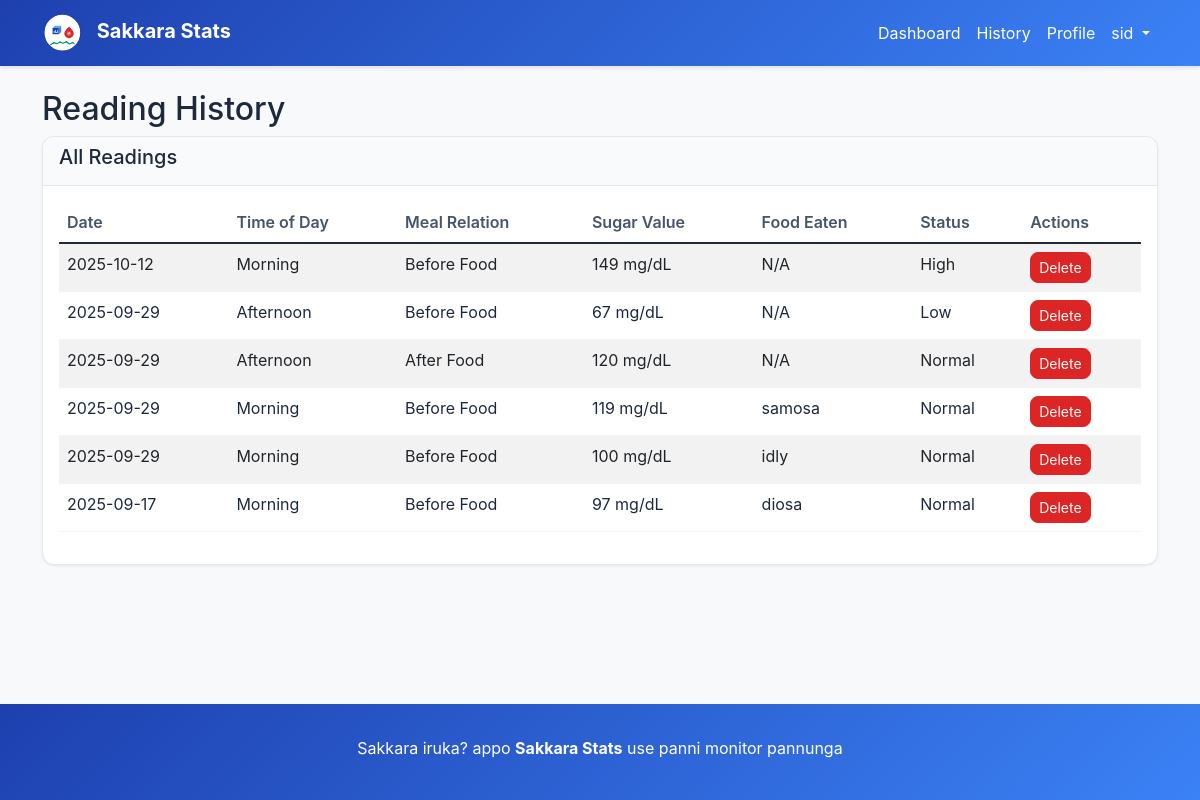
The app's page /history (signed in) with its own data.
### app.py (models this page shows)
class User(UserMixin, db.Model):
    id = db.Column(db.Integer, primary_key=True)
    email = db.Column(db.String(100), unique=True, nullable=False)
    name = db.Column(db.String(100), nullable=True)
    password_hash = db.Column(db.String(100), nullable=False)
    role = db.Column(db.String(20), default='user')
    is_active = db.Column(db.Boolean, default=True)
    before_food_min = db.Column(db.Integer, default=80)
    before_food_max = db.Column(db.Integer, default=130)
    after_food_min = db.Column(db.Integer, default=90)
    after_food_max = db.Column(db.Integer, default=180)
    readings = db.relationship('Reading', backref='user', lazy=True)

class Reading(db.Model):
    id = db.Column(db.Integer, primary_key=True)
    user_id = db.Column(db.Integer, db.ForeignKey('user.id'), nullable=False)
    date = db.Column(db.Date, nullable=False)
    time_of_day = db.Column(db.String(20), nullable=False)
    meal_relation = db.Column(db.String(20), nullable=False)
    sugar_value = db.Column(db.Integer, nullable=False)
    food_eaten = db.Column(db.Text)
    created_at = db.Column(db.DateTime, default=datetime.utcnow)

### app.py (the view)
@app.route('/history')
@login_required
def history():
    if current_user.role == 'admin':
        return redirect(url_for('manage_readings'))
    readings = Reading.query.filter_by(user_id=current_user.id).order_by(
        Reading.date.desc(), Reading.created_at.desc()).all()
    return render_template('history.html', readings=readings)

### app.py (called while the page is built)
@login_manager.user_loader
def load_user(user_id):
    return User.query.get(int(user_id))

### templates/history.html (shortened to what this page needs)
{% extends "base.html" %}
{% block content %}
<div class="row">
    <div class="col-md-12">
        <h2>Reading History</h2>
    </div>
</div>
<div class="row">
    <div class="col-md-12">
        <div class="card">
            <div class="card-header">
                <h5>All Readings</h5>
            </div>
            <div class="card-body">
                {% if readings %}
                <div class="table-responsive">
                    <table class="table table-striped">
                        <thead>
                            <tr>
                                <th>Date</th>
                                <th>Time of Day</th>
                                <th>Meal Relation</th>
                                <th>Sugar Value</th>
                                <th>Food Eaten</th>
                                <th>Status</th>
                                <th>Actions</th>
                            </tr>
                        </thead>
                        <tbody>
                            {% for reading in readings %}
                            <tr>
                                <td>{{ reading.date.strftime('%Y-%m-%d') }}</td>
                                <td>{{ reading.time_of_day }}</td>
                                <td>{{ reading.meal_relation }}</td>
                                <td>{{ reading.sugar_value }} mg/dL</td>
                                <td>{{ reading.food_eaten or 'N/A' }}</td>
                                <td>
                                    {% if reading.meal_relation == 'Before Food' %}
                                        {% if reading.sugar_value >= current_user.before_food_min and reading.sugar_value <= current_user.before_food_max %}
                                            Normal
                                        {% elif reading.sugar_value > current_user.before_food_max %}
                                            High
                                        {% else %}
                                            Low
                                        {% endif %}
                                    {% else %}
                                        {% if reading.sugar_value >= current_user.after_food_min and reading.sugar_value <= current_user.after_food_max %}
                                            Normal
                                        {% elif reading.sugar_value > current_user.after_food_max %}
                                            High
                                        {% else %}
                                            Low
                                        {% endif %}
                                    {% endif %}
                                </td>
                                <td>
                                    <a href="{{ url_for('delete_reading', reading_id=reading.id) }}"
                                       class="btn btn-sm btn-danger"
                                       onclick="return confirm('Are you sure you want to delete this reading?')">
                                        Delete
                                    </a>
                                </td>
                            </tr>
                            {% endfor %}
                        </tbody>
                    </table>
                </div>
                {% endif %}
            </div>
        </div>
    </div>
</div>
{% endblock %}

### templates/base.html (shortened to what this page needs)
<!DOCTYPE html>
<html lang="en">
<head>
    <link href="https://cdn.jsdelivr.net/npm/bootstrap@5.1.3/dist/css/bootstrap.min.css" rel="stylesheet">
    <link href="https://cdnjs.cloudflare.com/ajax/libs/font-awesome/6.0.0/css/all.min.css" rel="stylesheet">
</head>
<body class="bg-light">
    <nav class="navbar navbar-expand-lg navbar-dark">
        <div class="container">
            <a class="navbar-brand" href="{{ url_for('index') }}">
                <img src="{{ url_for('static', filename='assets/Logo.svg') }}" alt="Sakkara Stats Logo" class="logo">
                Sakkara Stats
            </a>
            {% if current_user.is_authenticated %}
            <div class="collapse navbar-collapse" id="navbarNav">
                <ul class="navbar-nav ms-auto">
                    {% if current_user.role == 'user' %}
                    <li class="nav-item">
                        <a class="nav-link" href="{{ url_for('dashboard') }}">
                            Dashboard
                        </a>
                    </li>
                    <li class="nav-item">
                        <a class="nav-link" href="{{ url_for('history') }}">
                            History
                        </a>
                    </li>
                    <li class="nav-item">
                        <a class="nav-link" href="{{ url_for('profile') }}">
                            Profile
                        </a>
                    </li>
                    {% endif %}
                    <li class="nav-item dropdown">
                        <a class="nav-link dropdown-toggle" href="#" id="navbarDropdown" role="button" data-bs-toggle="dropdown">
                            {{ current_user.name if current_user.name else current_user.email }}
                        </a>
                    </li>
                </ul>
            </div>
            {% endif %}
        </div>
    </nav>
    <main class="container mt-4">
        {% block content %}{% endblock %}
    </main>
    <footer class="mt-5" style="background: linear-gradient(135deg, #1E40AF 0%, #3B82F6 100%); color: white; padding: 2rem 0;">
        <div class="container text-center">
            <div class="row">
                <div class="col-md-12">
                    <p class="mb-2">Sakkara iruka? appo <strong>Sakkara Stats</strong> use panni monitor pannunga</p>
                </div>
            </div>
        </div>
    </footer>
</body>
</html>

### templates/base.html (style rules this page uses)
body { font-family: "Inter", "Roboto", sans-serif; background-color: #F8FAFC; color: #1E293B; min-height: 100vh; display: flex; flex-direction: column; }
main { flex: 1; }
.navbar-brand { font-weight: bold; color: #FFFFFF !important; }
.logo { width: 40px; height: 40px; margin-right: 10px; }
.card { border-radius: 12px; box-shadow: 0 1px 3px rgba(0,0,0,0.06), 0 1px 2px rgba(0,0,0,0.02); background-color: #FFFFFF; border: 1px solid #E2E8F0; }
.btn-danger { background-color: #DC2626; border-color: #DC2626; border-radius: 8px; }
.navbar { background: linear-gradient(135deg, #1E40AF 0%, #3B82F6 100%); box-shadow: 0 2px 4px rgba(0,0,0,0.1); }
.navbar .nav-link { color: white !important; }
.navbar .dropdown-toggle { color: white !important; }
.card-header { background-color: #F8FAFC; border-bottom: 1px solid #E2E8F0; color: #1E293B; border-radius: 12px 12px 0 0 !important; }
.table { color: #1E293B; }
.table th { color: #475569; font-weight: 600; border-color: #E2E8F0; }
.table td { border-color: #F1F5F9; }

### records on screen
User: name "sid"
Reading: date "2025-10-12", time_of_day "Morning", meal_relation "Before Food", sugar_value "149", food_eaten "N/A", shows "High"
Reading: date "2025-09-29", time_of_day "Afternoon", meal_relation "Before Food", sugar_value "67", food_eaten "N/A", shows "Low"
Reading: date "2025-09-29", time_of_day "Afternoon", meal_relation "After Food", sugar_value "120", food_eaten "N/A", shows "Normal"
Reading: date "2025-09-29", time_of_day "Morning", meal_relation "Before Food", sugar_value "119", food_eaten "samosa", shows "Normal"
Reading: date "2025-09-29", time_of_day "Morning", meal_relation "Before Food", sugar_value "100", food_eaten "idly", shows "Normal"
Reading: date "2025-09-17", time_of_day "Morning", meal_relation "Before Food", sugar_value "97", food_eaten "diosa", shows "Normal"
